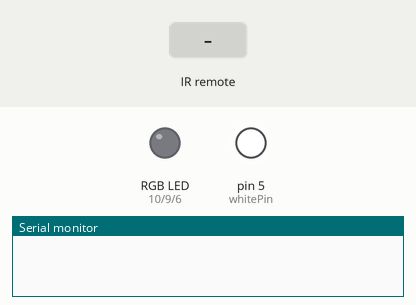
A sketch run on a simulated Arduino Uno, built with avr-gcc and run on an emulated ATmega328P. Shown: an RGB LED mixed from three pins (HIGH = lit), output pins drawn as LEDs (lit = HIGH), the last lines printed to the serial monitor. Inputs (shaded band) come from the test bench. Dim RGB values are drawn brighter than linear.

Above: at 1.2 s.
1.3 s: infrared code 0xFFD02F received
At 2.1 s:
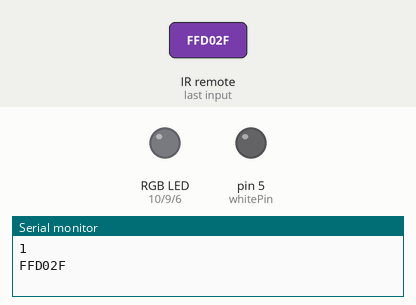
4.3 s: infrared code 0xFF609F received
At 7.24 s:
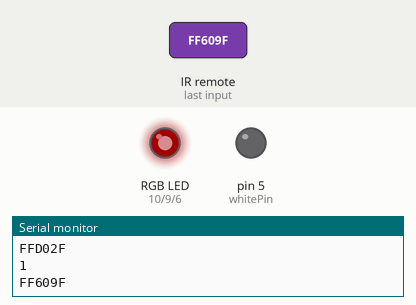
7.3 s: infrared code 0xFF20DF received
At 8.0 s:
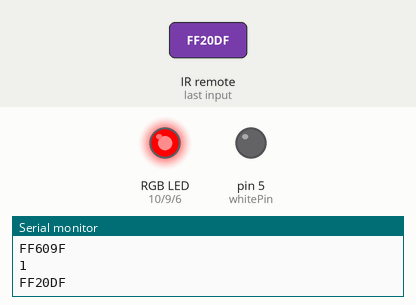
At 9.0 s:
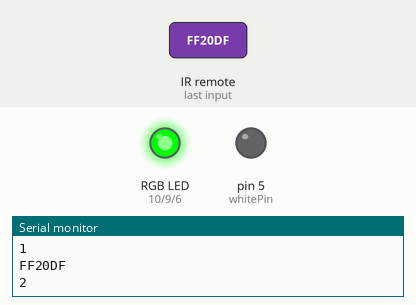
10.3 s: infrared code 0xFF2AD5 received
13.3 s: infrared code 0xFF1AE5 received
16.3 s: infrared code 0xFFFFFFFF received
Timing chart, 0 to 23.7 s (numbered marks = the images above; inputs shaded):
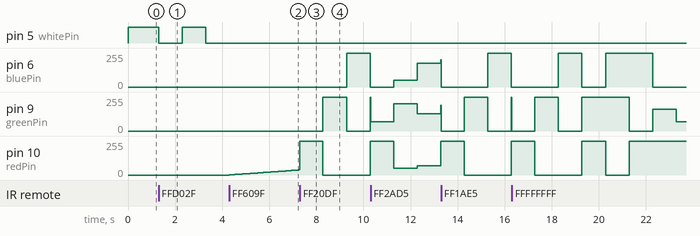

The sketch:

LedCameraV2.ino
```cpp
#include <IRremote.h>
#include <IRremoteInt.h>

#define WHEELSIZE 21
#define R 0
#define G 1
#define B 2
#define W 3

/////////////////////////////////////////////////// Color Definitions ///////////////////////////////////////////////////
#define BLACK 0
#define RED 1
#define GREEN 2
#define BLUE 3
#define YELLOW 4
#define CYAN 5
#define MAGENTA 6

#define ORANGE 7
#define ORANGERED 8
#define LIMEGREEN 9
#define STEELBLUE 10
#define PINK 11
#define DARKORANGE 12
#define TURQUOISE 13
#define MIDNIGHTBLUE 14
#define DEEPPINK 15
#define LIGHTSEAGREEN 16
#define SEAGREEN 17
#define BLUEVIOLET 18
#define LIGHTCYAN 19

#define WHITE 20

int colorWheel[WHEELSIZE][4];

void colorDefinitionLoader() {
  colorWheel[BLACK][R] = 0;
  colorWheel[BLACK][G] = 0;
  colorWheel[BLACK][B] = 0;
  colorWheel[BLACK][W] = 0;

  colorWheel[RED][R] = 255;
  colorWheel[RED][G] = 0;
  colorWheel[RED][B] = 0;
  colorWheel[RED][W] = 0;

  colorWheel[GREEN][R] = 0;
  colorWheel[GREEN][G] = 255;
  colorWheel[GREEN][B] = 0;
  colorWheel[GREEN][W] = 0;

  colorWheel[BLUE][R] = 0;
  colorWheel[BLUE][G] = 0;
  colorWheel[BLUE][B] = 255;
  colorWheel[BLUE][W] = 0;

  colorWheel[YELLOW][R] = 255;
  colorWheel[YELLOW][G] = 255;
  colorWheel[YELLOW][B] = 0;
  colorWheel[YELLOW][W] = 0;

  colorWheel[CYAN][R] = 0;
  colorWheel[CYAN][G] = 255;
  colorWheel[CYAN][B] = 255;
  colorWheel[CYAN][W] = 0;

  colorWheel[MAGENTA][R] = 255;
  colorWheel[MAGENTA][G] = 0;
  colorWheel[MAGENTA][B] = 255;
  colorWheel[MAGENTA][W] = 0;


  colorWheel[ORANGE][R] = 255;
  colorWheel[ORANGE][G] = 165;
  colorWheel[ORANGE][B] = 0;
  colorWheel[ORANGE][W] = 0;

  colorWheel[ORANGERED][R] = 255;
  colorWheel[ORANGERED][G] = 69;
  colorWheel[ORANGERED][B] = 0;
  colorWheel[ORANGERED][W] = 0;

  colorWheel[LIMEGREEN][R] = 50;
  colorWheel[LIMEGREEN][G] = 205;
  colorWheel[LIMEGREEN][B] = 50;
  colorWheel[LIMEGREEN][W] = 0;

  colorWheel[STEELBLUE][R] = 70;
  colorWheel[STEELBLUE][G] = 130;
  colorWheel[STEELBLUE][B] = 180;
  colorWheel[STEELBLUE][W] = 0;

  colorWheel[PINK][R] = 255;
  colorWheel[PINK][G] = 192;
  colorWheel[PINK][B] = 203;
  colorWheel[PINK][W] = 0;

  colorWheel[DEEPPINK][R] = 255;
  colorWheel[DEEPPINK][G] = 20;
  colorWheel[DEEPPINK][B] = 147;
  colorWheel[DEEPPINK][W] = 0;


  colorWheel[DARKORANGE][R] = 255;
  colorWheel[DARKORANGE][G] = 140;
  colorWheel[DARKORANGE][B] = 0;
  colorWheel[DARKORANGE][W] = 0;

  colorWheel[TURQUOISE][R] = 72;
  colorWheel[TURQUOISE][G] = 209;
  colorWheel[TURQUOISE][B] = 204;
  colorWheel[TURQUOISE][W] = 0;

  colorWheel[MIDNIGHTBLUE][R] = 25;
  colorWheel[MIDNIGHTBLUE][G] = 25;
  colorWheel[MIDNIGHTBLUE][B] = 112;
  colorWheel[MIDNIGHTBLUE][W] = 0;

  colorWheel[LIGHTSEAGREEN][R] = 32;
  colorWheel[LIGHTSEAGREEN][G] = 178;
  colorWheel[LIGHTSEAGREEN][B] = 170;
  colorWheel[LIGHTSEAGREEN][W] = 0;

  colorWheel[SEAGREEN][R] = 46;
  colorWheel[SEAGREEN][G] = 139;
  colorWheel[SEAGREEN][B] = 87;
  colorWheel[SEAGREEN][W] = 0;

  colorWheel[BLUEVIOLET][R] = 138;
  colorWheel[BLUEVIOLET][G] = 43;
  colorWheel[BLUEVIOLET][B] = 226;
  colorWheel[BLUEVIOLET][W] = 0;

  colorWheel[LIGHTCYAN][R] = 224;
  colorWheel[LIGHTCYAN][G] = 255;
  colorWheel[LIGHTCYAN][B] = 255;
  colorWheel[LIGHTCYAN][W] = 0;

  colorWheel[WHITE][R] = 0;
  colorWheel[WHITE][G] = 0;
  colorWheel[WHITE][B] = 0;
  colorWheel[WHITE][W] = 255;

}
////////////////////////////////////////////////////////////////////////////////////////////////////////////////////////


const int redPin = 10;
const int greenPin = 9;
const int bluePin = 6;
const int whitePin = 5;

const int RECV_PIN = 11;

//Residuati del selettore a potenziometro
const int potPin = A0;
int potValue = 0;

int brightness = 255; //Deve essere memorizzata su EPROM e vanno eseguiti controlli su range di valori
int velocity = 1000; //Deve essere memorizzata su EPROM e vanno eseguiti controlli su range di valori
int color = 20; //Deve essere memorizzata su EPROM e vanno eseguiti controlli su range di valori
// All'accensione si parte con il colore bianco

boolean flash = false;
boolean jumpTre = false;
boolean fade = false;
int frame = 1;


/////////////////////////////////////////Roba per il fader/////////////////////////////////////////

// Set initial color
int redVal = 0;
int grnVal = 0;
int bluVal = 0;

// Initialize color variables
int prevR = redVal;
int prevG = grnVal;
int prevB = bluVal;

int indice = 1;
int indice2 = 0;

int stepR = 0;
int stepG = 0;
int stepB = 0;

int fadingRed = 0;
int fadingGrn = 0;
int fadingBlu = 0;

int MYDEBUG = 0;      // DEBUG counter; if set to 1, will write values back via serial
int loopCount = 60; // How often should DEBUG report?
///////////////////////////////////////////////////////////////////////////////////////////////////

unsigned long currentMillis = 0;
unsigned long previousMillis = 0;


IRrecv irrecv(RECV_PIN);

decode_results results;
long oldOne = 0;


void setup() {
  pinMode(redPin, OUTPUT);
  pinMode(greenPin, OUTPUT);
  pinMode(bluePin, OUTPUT);
  pinMode(whitePin, OUTPUT);

  colorDefinitionLoader();

  Serial.begin(9600);
  irrecv.enableIRIn(); // Start the receiver
}

void loop() {

  if (irrecv.decode(&results)) {
    if (results.value == 0xFFFFFFFF)
      results.value = oldOne;
    if (results.value == 0xFFD02F && oldOne == 0xFFD02F)
      results.value = 0;
    if (results.value == 0xFF20DF && oldOne == 0xFF20DF)
      results.value = 0;
    if (results.value == 0xFF609F && oldOne == 0xFF609F)
      results.value = 0;
    getButton();
    Serial.println(results.value, HEX);
    oldOne = results.value;
    irrecv.resume(); // Receive the next value
  }
  currentMillis = millis();
  strb();
  jump3();
  fading();

  //setRGBW();

  setPWM();

}

void incrBrightness() {
  if (brightness < 255)
    brightness = brightness + 15;
  Serial.println(brightness);
}
void decrBrightness() {
  if (brightness > 0)
    brightness = brightness - 15;
  Serial.println(brightness);
}

void incrSpeed() {
  if (velocity < 1000)
    velocity = velocity + 20;
  Serial.println(velocity);
}
void decrSpeed() {
  if (velocity > 40)
    velocity = velocity - 20;
  Serial.println(velocity);
}


void getButton() {
  switch (results.value) {
    case 0xFFFFFFFF:
      Serial.println(oldOne, HEX);
      break;
    case 0xFF1AE5:
      color = RED;
      break;
    case 0xFF9A65:
      color = GREEN;
      break;
    case 0xFFA25D:
      color = BLUE;
      break;
    case 0xFF22DD:
      color = WHITE;
      break;
    case 0xFF2AD5:
      color = ORANGERED;
      break;
    case 0xFFAA55:
      color = LIMEGREEN;
      break;
    case 0xFF926D:
      color = STEELBLUE;
      break;
    case 0xFF12ED:
      color = PINK;
      break;
    case 0xFF0AF5:
      color = DARKORANGE;
      break;
    case 0xFF8A75:
      color = TURQUOISE;
      break;
    case 0xFFB24D:
      color = MIDNIGHTBLUE;
      break;
    case 0xFF32CD:
      color = DEEPPINK;
      break;
    case 0xFF38C7:
      color = ORANGE;
      break;
    case 0xFFB847:
      color = LIGHTSEAGREEN;
      break;
    case 0xFF7887:
      color = MAGENTA;
      break;
    case 0xFFF807:
      color = CYAN;
      break;
    case 0xFF18E7:
      color = YELLOW;
      break;
    case 0xFF9867:
      color = SEAGREEN;
      break;
    case 0xFF58A7:
      color = BLUEVIOLET;
      break;
    case 0xFFD827:
      color = LIGHTCYAN;
      break;
    case 0xFF3AC5:
      incrBrightness();
      break;
    case 0xFFBA45:
      decrBrightness();
      break;
    case 0xFF02FD:
      color = BLACK;
      break;
    case 0xFFE817:  //Quick
      decrSpeed();
      break;
    case 0xFFC837:  //Slow
      incrSpeed();
      break;
    case 0xFFD02F:  //Flash
      jumpTre = false;
      fade = false;
      flash = setAnim(flash);
      brightness = 255;
      break;
    case 0xFF20DF:  //jumpTre
      flash = false;
      fade = false;
      brightness = 255;
      jumpTre = setAnim(jumpTre);
      color = 1;
      break;
    case 0xFF609F:  //Fade
      flash = false;
      jumpTre = false;
      brightness = 255;
      fade = setAnim(fade);
      color = 1;
      break;
  }
}

/* Serviva per prendere i colori da consolle */
void getColor() {

  if (Serial.available() > 0) {
    color = Serial.parseInt();
    Serial.println(color);
  }
}

/* Trascrivere le definizioni dei colori prima di cancellare */
/*
  void setRGBW() {
  switch (color) {
    case RED:
      red = 255;
      green = 0;
      blue = 0;
      white = 0;
      break;
    case GREEN:
      red = 0;
      green = 255;
      blue = 0;
      white = 0;
      break;
    case BLUE:
      red = 0;
      green = 0;
      blue = 255;
      white = 0;
      break;
    case WHITE:
      red = 0;
      green = 0;
      blue = 0;
      white = 255;
      break;
    case YELLOW:
      red = 255;
      green = 255;
      blue = 0;
      white = 0;
      break;
    case CYAN:
      red = 0;
      green = 255;
      blue = 255;
      white = 0;
      break;
    case MAGENTA:
      red = 255;
      green = 0;
      blue = 255;
      white = 0;
      break;


    case ORANGE:
      red = 255;
      green = 165;
      blue = 0;
      white = 0;
      break;
    case ORANGERED:
      red = 255;
      green = 69;
      blue = 0;
      white = 0;
      break;
    case LIMEGREEN:
      red = 50;
      green = 205;
      blue = 50;
      white = 0;
      break;
    case STEELBLUE:
      red = 70;
      green = 130;
      blue = 180;
      white = 0;
      break;
    case PINK:
      red = 255;
      green = 192;
      blue = 203;
      white = 0;
      break;
    case DARKORANGE:
      red = 255;
      green = 140;
      blue = 0;
      white = 0;
      break;
    case TURQUOISE:
      red = 72;
      green = 209;
      blue = 204;
      white = 0;
      break;
    case MIDNIGHTBLUE:
      red = 25;
      green = 25;
      blue = 112;
      white = 0;
      break;
    case DEEPPINK:
      red = 255;
      green = 20;
      blue = 147;
      white = 0;
      break;
    case LIGHTSEAGREEN:
      red = 32;
      green = 178;
      blue = 170;
      white = 0;
      break;
    case SEAGREEN:
      red = 46;
      green = 139;
      blue = 87;
      white = 0;
      break;
    case BLUEVIOLET:
      red = 138;
      green = 43;
      blue = 226;
      white = 0;
      break;
    case LIGHTCYAN:
      red = 224;
      green = 255;
      blue = 255;
      white = 0;
      break;
    case BLACK:
      red = 0;
      green = 0;
      blue = 0;
      white = 0;
      break;
    default:
      break;
  }
  }
*/

void setPWM() {
  int redPwm, greenPwm, bluePwm, whitePwm;

  if (fade) {
    redPwm = map(brightness, 0, 255, 0, fadingRed);
    greenPwm = map(brightness, 0, 255, 0, fadingGrn);
    bluePwm = map(brightness, 0, 255, 0, fadingBlu);
    whitePwm = 0;

  } else {
    redPwm = map(brightness, 0, 255, 0, colorWheel[color][R]);
    greenPwm = map(brightness, 0, 255, 0, colorWheel[color][G]);
    bluePwm = map(brightness, 0, 255, 0, colorWheel[color][B]);
    whitePwm = map(brightness, 0, 255, 0, colorWheel[color][W]);
  }

  analogWrite(redPin, redPwm);
  analogWrite(greenPin, greenPwm);
  analogWrite(bluePin, bluePwm);
  analogWrite(whitePin, whitePwm);
}

boolean setAnim(boolean value) {
  if (value == true)
    value = false;
  else {
    value = true;
    frame = 1;
  }
  Serial.println(value);
  return value;
}


void strb() {
  if (flash) {
    //Serial.println(frame);
    //Serial.println(brightness);
    if (currentMillis - previousMillis >= velocity) {
      // save the last time you blinked the LED
      previousMillis = currentMillis;

      if (frame == 0) {
        frame = 1;
      } else {
        frame = 0;
      }
    }
    brightness = 255 * frame;
  }
}

void jump3() {
  if (jumpTre) {
    //Serial.println(color);
    //Serial.println(brightness);
    if (currentMillis - previousMillis >= velocity) {
      // save the last time you blinked the LED
      previousMillis = currentMillis;
      if (color < WHEELSIZE) {
        color++;
      }
      if (color == WHEELSIZE - 1) {
        color = 1;
      }
      Serial.println(color);
    }
  }
}


void fading() {
  if (fade) {
    if (indice < WHEELSIZE - 1) {
      if (MYDEBUG) {
        Serial.println("Cross con indice: " + String(indice));
        Serial.println("Cross con indice2: " + String(indice2));
      }
      crossFade(colorWheel[indice][R], colorWheel[indice][G], colorWheel[indice][B]);
      //indice++;
    } else {
      indice = 1;
      indice2 = 0;
    }
  }
}

/* BELOW THIS LINE IS THE MATH -- YOU SHOULDN'T NEED TO CHANGE THIS FOR THE BASICS

  The program works like this:
  Imagine a crossfade that moves the red LED from 0-10,
    the green from 0-5, and the blue from 10 to 7, in
    ten steps.
    We'd want to count the 10 steps and increase or
    decrease color values in evenly stepped increments.
    Imagine a + indicates raising a value by 1, and a -
    equals lowering it. Our 10 step fade would look like:

    1 2 3 4 5 6 7 8 9 10
  R + + + + + + + + + +
  G   +   +   +   +   +
  B     -     -     -

  The red rises from 0 to 10 in ten steps, the green from
  0-5 in 5 steps, and the blue falls from 10 to 7 in three steps.

  In the real program, the color percentages are converted to
  0-255 values, and there are 1020 steps (255*4).

  To figure out how big a step there should be between one up- or
  down-tick of one of the LED values, we call calculateStep(),
  which calculates the absolute gap between the start and end values,
  and then divides that gap by 1020 to determine the size of the step
  between adjustments in the value.
*/

int calculateStep(int prevValue, int endValue) {
  int step = endValue - prevValue; // What's the overall gap?
  if (step) {                      // If its non-zero,
    step = 1020 / step;            //   divide by 1020
  }
  return step;
}

/* The next function is calculateVal. When the loop value, i,
   reaches the step size appropriate for one of the
   colors, it increases or decreases the value of that color by 1.
   (R, G, and B are each calculated separately.)
*/

int calculateVal(int step, int val, int i) {

  if ((step) && i % step == 0) { // If step is non-zero and its time to change a value,
    if (step > 0) {              //   increment the value if step is positive...
      val += 1;
    }
    else if (step < 0) {         //   ...or decrement it if step is negative
      val -= 1;
    }
  }
  // Defensive driving: make sure val stays in the range 0-255
  if (val > 255) {
    val = 255;
  }
  else if (val < 0) {
    val = 0;
  }
  return val;
}

/* crossFade() loops 1020 times, checking to see if
   the value needs to be updated each time, then writing
   the color values to the correct pins.
*/

void crossFade(int red, int green, int blue) {

  if (indice2 == 0) {
    stepR = calculateStep(prevR, red);
    stepG = calculateStep(prevG, green);
    stepB = calculateStep(prevB, blue);
  }

  //for (int i = 0; i <= 1020; i++)

  int crosVelocity = map(velocity, 40, 1000, 0, 20);
  if (currentMillis - previousMillis >= crosVelocity) {
    //Serial.println("Previous: " + String(previousMillis));
    //Serial.println("Current: " + String(currentMillis));
    //Serial.println("Difference: " + String(currentMillis - previousMillis));
    previousMillis = currentMillis;
    if (indice2 <= 1020) {
      redVal = calculateVal(stepR, redVal, indice2);
      grnVal = calculateVal(stepG, grnVal, indice2);
      bluVal = calculateVal(stepB, bluVal, indice2);

      fadingRed = redVal;
      fadingGrn = grnVal;
      fadingBlu = bluVal;

      if (MYDEBUG) { // If we want serial output, print it at the
        if (indice2 == 0 or indice2 % loopCount == 0) { // beginning, and every loopCount times
          Serial.print("Loop/RGB: #");
          Serial.print(indice2);
          Serial.print("\t|\t");
          Serial.print(redVal);
          Serial.print("\t/ ");
          Serial.print(grnVal);
          Serial.print("\t/ ");
          Serial.println(bluVal);
        }
        MYDEBUG++;
      }
      indice2++;
    }
    if (indice2 > 1020) {
      indice++;
      indice2 = 0;
    }
    // Update current values for next loop
    prevR = redVal;
    prevG = grnVal;
    prevB = bluVal;
    //delay(hold); // Pause for optional 'wait' milliseconds before resuming the loop
  }
}
```

Measured:
- after the input at 1.3 s, pin 5 (whitePin): HIGH → LOW at once, → HIGH 1.0 s later, → LOW 1.0 s later
- after the input at 4.3 s, pin 5 (whitePin): stays LOW (without the input it goes to HIGH after 0.00 s); pin 10 (redPin): moves from 0/255 to 38/255 over 3.0 s, starting at once
- after the input at 7.3 s, pin 6 (bluePin): 0/255 → 255/255 after 2.0 s, → 0/255 1.0 s later; pin 9 (greenPin): 0/255 → 255/255 after 0.98 s, → 0/255 1.0 s later, → 255/255 1.0 s later
